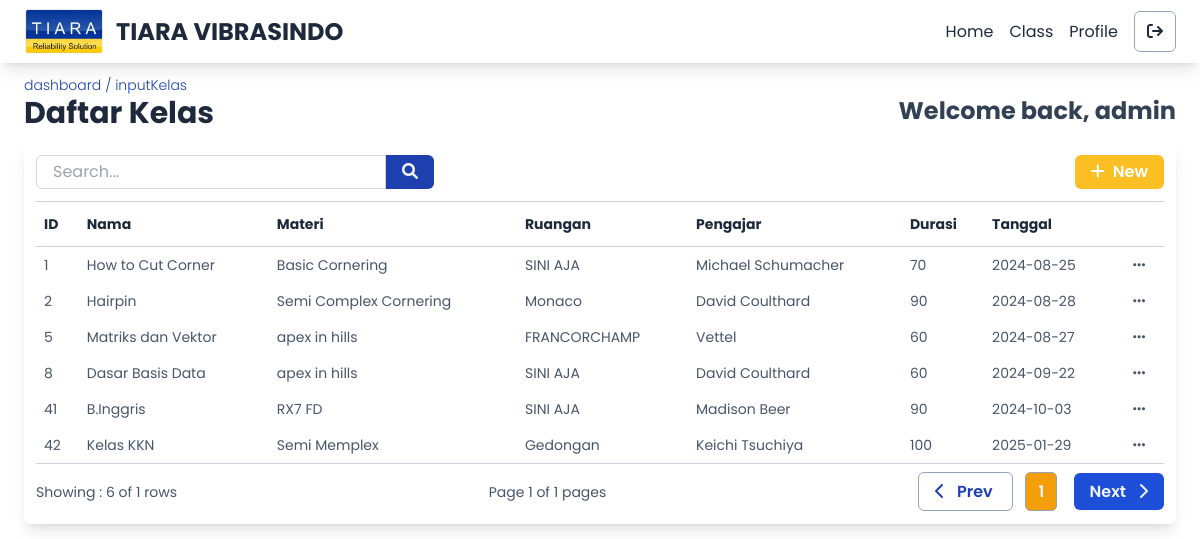
Screenshot of /pages/admin/class.php (signed in) with the database file from the repository.
### tables this page shows
CREATE TABLE `class` (
  `id_class` int(11) NOT NULL,
  `nama_kelas` varchar(50) NOT NULL,
  `pengajar` int(11) NOT NULL,
  `materi` int(11) NOT NULL,
  `ruangan` varchar(30) NOT NULL,
  `durasi` int(11) NOT NULL,
  `tanggal` date DEFAULT NULL,
  `jam` time NOT NULL
);

CREATE TABLE `materi` (
  `id_materi` int(11) NOT NULL,
  `nama_materi` varchar(30) NOT NULL,
  `deskripsi_materi` text NOT NULL
);

### pages/admin/tables/tblClassNew.php (the view, shortened to what this page needs)
<div class=" w-auto mb-3 flex justify-between">
  <form action="" method="GET" class=" flex items-center">
    <input type="text" name="searchbox" placeholder="Search..." class=" rounded-tl-md rounded-bl-md px-4 py-1 border border-gray-300 focus:outline-none focus:ring-1 focus:ring-amber-400">
    <button type="submitSearch" class=" px-4 py-[4.7px] bg-blue-800 text-slate-100 rounded-tr-md rounded-br-md">
      <i class="fa-solid fa-magnifying-glass"></i>
    </button>
  </form>
  <button
    id="btnAddClass"
    class=" px-4 py-[4.7px] text-white font-semibold rounded-md bg-amber-400 hover:bg-amber-500">
    <i class="fa-solid fa-plus mr-2"></i>New
  </button>
</div>
<table class=" text-sm overflow-x-auto table-auto w-full">
  <thead>
    <tr class=" border-y-[1.5px] border-y-slate-300 text-slate-800">
      <th class=" text-left px-2 py-3">ID</th>
      <th class=" text-left px-2 py-3">Nama</th>
      <th class=" text-left px-2 py-3">Materi</th>
      <th class=" text-left px-2 py-3">Ruangan</th>
      <th class=" text-left px-2 py-3">Pengajar</th>
      <th class=" text-left px-2 py-3">Durasi</th>
      <th class=" text-left px-2 py-3">Tanggal</th>
      <th class=" text-center px-2 py-3 w-[50px]"></th>
    </tr>
  </thead>
  <tbody>
    <?php if ($queryClass->rowCount() > 0) : ?>
      <?php foreach ($rowClass as $row) : ?>
        <tr class=" text-slate-600">
          <td class=" p-2"><?= $row['id_class'] ?></td>
          <td class=" p-2"><?= $row['nama_kelas'] ?></td>
          <td class=" p-2"><?= $row['nama_materi'] ?></td>
          <td class=" p-2"><?= $row['ruangan'] ?></td>
          <td class=" p-2"><?= $row['admin_name'] ?></td>
          <td class=" p-2"><?= $row['durasi'] ?></td>
          <td class=" p-2"><?= $row['tanggal'] ?></td>
          <td class=" text-center">
            <button
              id="btnOption-<?= $row['id_class'] ?>"
              class="btnOption px-2 py-[5px] rounded-md hover:bg-slate-200">
              <i class="fa-solid fa-ellipsis"></i>
            </button>
          </td>
        </tr>
      <?php endforeach; ?>
    <?php else: ?>
      <tr>
        <td colspan="12" class=" py-2 px-4 text-center text-gray-700">Table Kosong</td>
      </tr>
    <?php endif; ?>
  </tbody>
</table>
<div class=" border-b-[1.5px] border-b-slate-300"></div>
<?php
echo pagination($page, $total_pages, 'class.php', $start_row, $end_row);
?>

### includes/header.php (shortened to what this page needs)
<!DOCTYPE html>
<html lang="en">
<head>
    <link rel="stylesheet" href="https://cdnjs.cloudflare.com/ajax/libs/font-awesome/6.0.0-beta3/css/all.min.css" />
    <link rel="stylesheet" href="../assets/styles/styles.css" />
</head>
<body>
    <script src="https://cdn.tailwindcss.com"></script>
</body>
</html>

### pages/admin/class.php (shortened to what this page needs)
<?php
include '../../includes/connection/connection.php';
include '../../includes/header.php';
include '../component/pagination.php';
$limit = 10;
$page = isset($_GET['page']) ? (int)$_GET['page'] : 1;
$start = ($page > 1) ? ($page * $limit) - $limit : 0;
$sqlClass = "SELECT class.*, materi.nama_materi, admin.admin_name
            FROM class JOIN materi ON class.materi = materi.id_materi
            JOIN admin ON class.pengajar = admin.id_admin ORDER BY class.id_class";
$sqlClass .= " LIMIT :limit OFFSET :offset";
$queryClass = $conn->prepare($sqlClass);
$queryClass->bindParam(':limit', $limit, PDO::PARAM_INT);
$queryClass->bindParam(':offset', $start, PDO::PARAM_INT);
$queryClass->execute();
$rowClass = $queryClass->fetchAll(PDO::FETCH_ASSOC);
$sqlCount = "SELECT COUNT(*) as total FROM class";
$queryCount = $conn->prepare($sqlCount);
$queryCount->execute();
$total_rows = $queryCount->fetchColumn();
$total_pages = ceil($total_rows / $limit);
$start_row = $start + 1;
$end_row = min($start + $limit, $total_rows);
?>
<body class=" w-full">
  <?php include '../component/navbar.php'; ?>
  <div class=" px-6 flex h-[100vh]">
    <section class=" w-full">
      <section class=" mt-3 text-sm text-blue-800 font-light">
        <p>dashboard / inputKelas</p>
      </section>
      <section class=" mb-3 text-3xl text-slate-700 font-bold flex justify-between">
        <h1 class=" text-slate-800 font-bold">Daftar Kelas</h1>
        <h1 class=" text-2xl">Welcome back, <?= $_SESSION['current_user'] ?></h1>
      </section>
      <div class=" w-full p-3 rounded-md shadow-lg">
        <?php include './tables/tblClassNew.php'; ?>
      </div>
    </section>
  </div>
</body>

### pages/component/navbar.php (shortened to what this page needs)
<?php
include '../../includes/header.php';
?>
<section class=" w-full h-200px sticky top-0 m-auto text-slate-800 bg-glass-bg backdrop-blur-lg shadow-lg">
  <nav class=" px-6 py-2 flex justify-between items-center">
    <div class=" flex items-center">
      <div class=" w-[80px] h-[47px] mr-3 bg-cover bg-center">
        <img src="../../assets/Logo.jpg" alt="logo-tiara" class=" w-full object-cover">
      </div>
      <h1 class=" text-2xl font-bold">TIARA VIBRASINDO</h1>
    </div>
    <ul class=" w-[20%] flex justify-between ">
      <li>
        <a href="../<?= $_SESSION['role']?>/<?=$_SESSION['role']?>.php" class=" hover:font-semibold">Home</a>
      </li>
      <li>
        <a href="../<?= $_SESSION['role']?>/class.php" class=" hover:font-semibold">Class</a>
      </li>
      <li>
        <a href="../<?=$_SESSION['role']?>/profile.php" class=" hover:font-semibold">Profile</a>
      </li>
      <li>
        <a href="../../includes/connection/logout.php" class=" px-3 py-2 border border-slate-400 rounded-md hover:bg-slate-100">
          <i class="fa-solid fa-arrow-right-from-bracket"></i>
        </a>
      </li>
    </ul>
  </nav>
</section>

### pages/component/pagination.php (shortened to what this page needs)
<?php
function pagination($page, $total_pages, $base_url, $total_rows, $end_row, $current_table = null)
{
  $url_components = parse_url($base_url);
  parse_str($url_components['query'] ?? '', $params);
?>
  <section class="mt-2 py-2 flex justify-between items-center">
    <p class="text-slate-600 text-sm">Showing : <?= $end_row ?> of <?= $total_rows; ?> rows</p>
    <p class="text-slate-600 text-sm">Page <?= $page; ?> of <?= $total_pages; ?> pages</p>
    <div>
      <a href="<?= $base_url ?>?<?= http_build_query(array_merge($params, ['page' => max(1, $page - 1)])) ?>" class="hover:bg-slate-200 text-blue-800 font-semibold border border-slate-400 px-4 py-[7px] mr-3 rounded-md transition-all duration-300">
        <i class="fa-solid fa-chevron-left mr-3"></i>Prev
      </a>
      <?php for ($i = max(1, $page - 2); $i <= min($total_pages, $page + 2); $i++) : ?>
        <a href="<?= $base_url ?>?<?= http_build_query(array_merge($params, ['page' => $i])) ?>" class="px-3 py-[7px] font-semibold rounded-md border border-slate-400 hover:bg-opacity-90 <?= $i == $page ? 'bg-amber-500 text-slate-100' : '' ?>"><?= $i; ?></a>
      <?php endfor; ?>
      <a href="<?= $base_url ?>?<?= http_build_query(array_merge($params, ['page' => min($total_pages, $page + 1)])) ?>" class="bg-blue-700 hover:bg-blue-800 text-slate-100 font-semibold px-4 py-[7px] ml-3 rounded-md">
        Next<i class="fa-solid fa-chevron-right ml-3"></i>
      </a>
    </div>
  </section>
<?php
  return ob_get_clean();
}
?>

### assets/styles.css (style rules this page uses)
* { padding: 0; margin: 0; box-sizing: border-box; font-family: 'Poppins', sans-serif; }

### rows the page displays
class: id_class "1", nama_kelas "How to Cut Corner", materi.nama_materi "Basic Cornering", ruangan "SINI AJA", pengajar.admin_name "Michael Schumacher", durasi "70", tanggal "2024-08-25"
class: id_class "2", nama_kelas "Hairpin", materi.nama_materi "Semi Complex Cornering", ruangan "Monaco", pengajar.admin_name "David Coulthard", durasi "90", tanggal "2024-08-28"
class: id_class "5", nama_kelas "Matriks dan Vektor", materi.nama_materi "apex in hills", ruangan "FRANCORCHAMP", pengajar.admin_name "Vettel", durasi "60", tanggal "2024-08-27"
class: id_class "8", nama_kelas "Dasar Basis Data", materi.nama_materi "apex in hills", ruangan "SINI AJA", pengajar.admin_name "David Coulthard", durasi "60", tanggal "2024-09-22"
class: id_class "41", nama_kelas "B.Inggris", materi.nama_materi "RX7 FD", ruangan "SINI AJA", pengajar.admin_name "Madison Beer", durasi "90", tanggal "2024-10-03"
class: id_class "42", nama_kelas "Kelas KKN", materi.nama_materi "Semi Memplex", ruangan "Gedongan", pengajar.admin_name "Keichi Tsuchiya", durasi "100", tanggal "2025-01-29"

### other values shown
$_SESSION['current_user'] "admin"
$end_row "6"
$total_rows "1"
$page "1"
$total_pages "1"
